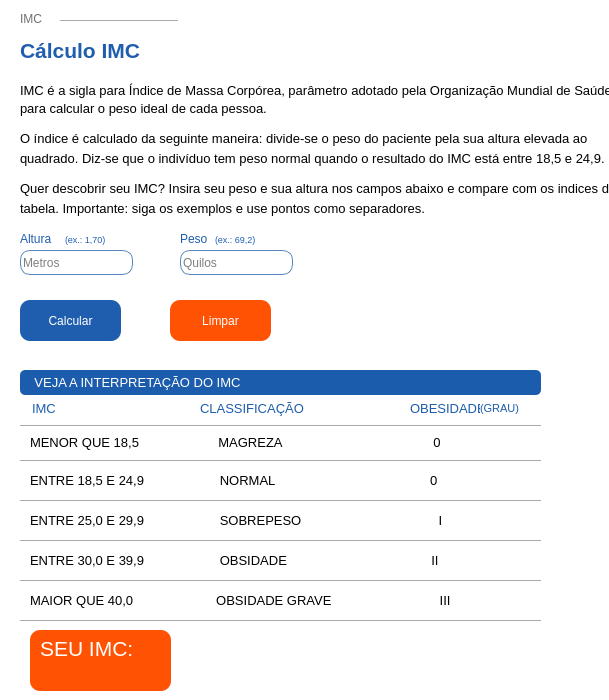
<?xml version="1.0" encoding="UTF-8"?>
<ui version="4.0">
 <class>MainWindow</class>
 <widget class="QMainWindow" name="MainWindow">
  <property name="geometry">
   <rect>
    <x>0</x>
    <y>0</y>
    <width>609</width>
    <height>700</height>
   </rect>
  </property>
  <property name="acceptDrops">
   <bool>false</bool>
  </property>
  <property name="windowTitle">
   <string>Calculadora IMC</string>
  </property>
  <property name="autoFillBackground">
   <bool>false</bool>
  </property>
  <widget class="QWidget" name="centralwidget">
   <property name="enabled">
    <bool>true</bool>
   </property>
   <property name="mouseTracking">
    <bool>true</bool>
   </property>
   <property name="acceptDrops">
    <bool>true</bool>
   </property>
   <property name="autoFillBackground">
    <bool>true</bool>
   </property>
   <layout class="QGridLayout" name="gridLayout">
    <property name="leftMargin">
     <number>0</number>
    </property>
    <property name="topMargin">
     <number>0</number>
    </property>
    <property name="rightMargin">
     <number>0</number>
    </property>
    <property name="bottomMargin">
     <number>0</number>
    </property>
    <property name="spacing">
     <number>0</number>
    </property>
    <item row="0" column="0">
     <widget class="QFrame" name="frame">
      <property name="enabled">
       <bool>true</bool>
      </property>
      <property name="minimumSize">
       <size>
        <width>609</width>
        <height>0</height>
       </size>
      </property>
      <property name="maximumSize">
       <size>
        <width>609</width>
        <height>700</height>
       </size>
      </property>
      <property name="mouseTracking">
       <bool>true</bool>
      </property>
      <property name="contextMenuPolicy">
       <enum>Qt::DefaultContextMenu</enum>
      </property>
      <property name="acceptDrops">
       <bool>true</bool>
      </property>
      <property name="statusTip">
       <string/>
      </property>
      <property name="accessibleName">
       <string/>
      </property>
      <property name="autoFillBackground">
       <bool>false</bool>
      </property>
      <property name="styleSheet">
       <string notr="true">background-color: rgb(255, 255, 255);</string>
      </property>
      <property name="frameShape">
       <enum>QFrame::NoFrame</enum>
      </property>
      <property name="frameShadow">
       <enum>QFrame::Plain</enum>
      </property>
      <widget class="QLabel" name="label_2">
       <property name="geometry">
        <rect>
         <x>20</x>
         <y>10</y>
         <width>67</width>
         <height>17</height>
        </rect>
       </property>
       <property name="styleSheet">
        <string notr="true">color: rgb(112, 112, 112);</string>
       </property>
       <property name="text">
        <string>IMC</string>
       </property>
      </widget>
      <widget class="Line" name="line">
       <property name="geometry">
        <rect>
         <x>60</x>
         <y>20</y>
         <width>118</width>
         <height>3</height>
        </rect>
       </property>
       <property name="styleSheet">
        <string notr="true">color: rgb(112, 112, 112);</string>
       </property>
       <property name="orientation">
        <enum>Qt::Horizontal</enum>
       </property>
      </widget>
      <widget class="QLabel" name="label">
       <property name="geometry">
        <rect>
         <x>20</x>
         <y>80</y>
         <width>591</width>
         <height>20</height>
        </rect>
       </property>
       <property name="font">
        <font>
         <pointsize>10</pointsize>
        </font>
       </property>
       <property name="styleSheet">
        <string notr="true"/>
       </property>
       <property name="text">
        <string>IMC é a sigla para Índice de Massa Corpórea, parâmetro adotado pela Organização Mundial de Saúde </string>
       </property>
      </widget>
      <widget class="QLabel" name="label_3">
       <property name="geometry">
        <rect>
         <x>20</x>
         <y>100</y>
         <width>251</width>
         <height>17</height>
        </rect>
       </property>
       <property name="font">
        <font>
         <pointsize>10</pointsize>
        </font>
       </property>
       <property name="styleSheet">
        <string notr="true"/>
       </property>
       <property name="text">
        <string>para calcular o peso ideal de cada pessoa.</string>
       </property>
      </widget>
      <widget class="QLabel" name="label_4">
       <property name="geometry">
        <rect>
         <x>20</x>
         <y>40</y>
         <width>131</width>
         <height>21</height>
        </rect>
       </property>
       <property name="font">
        <font>
         <pointsize>16</pointsize>
         <weight>75</weight>
         <bold>true</bold>
        </font>
       </property>
       <property name="styleSheet">
        <string notr="true">color: rgb(31, 94, 175);</string>
       </property>
       <property name="text">
        <string>Cálculo IMC</string>
       </property>
      </widget>
      <widget class="QLabel" name="label_5">
       <property name="geometry">
        <rect>
         <x>20</x>
         <y>130</y>
         <width>571</width>
         <height>17</height>
        </rect>
       </property>
       <property name="font">
        <font>
         <pointsize>10</pointsize>
        </font>
       </property>
       <property name="styleSheet">
        <string notr="true"/>
       </property>
       <property name="text">
        <string>O índice é calculado da seguinte maneira: divide-se o peso do paciente pela sua altura elevada ao</string>
       </property>
      </widget>
      <widget class="QLabel" name="label_6">
       <property name="geometry">
        <rect>
         <x>20</x>
         <y>150</y>
         <width>591</width>
         <height>17</height>
        </rect>
       </property>
       <property name="font">
        <font>
         <pointsize>10</pointsize>
        </font>
       </property>
       <property name="styleSheet">
        <string notr="true"/>
       </property>
       <property name="text">
        <string>quadrado. Diz-se que o indivíduo tem peso normal quando o resultado do IMC está entre 18,5 e 24,9.</string>
       </property>
      </widget>
      <widget class="QLabel" name="label_8">
       <property name="geometry">
        <rect>
         <x>20</x>
         <y>180</y>
         <width>591</width>
         <height>17</height>
        </rect>
       </property>
       <property name="font">
        <font>
         <pointsize>10</pointsize>
        </font>
       </property>
       <property name="styleSheet">
        <string notr="true"/>
       </property>
       <property name="text">
        <string>Quer descobrir seu IMC? Insira seu peso e sua altura nos campos abaixo e compare com os indices da</string>
       </property>
      </widget>
      <widget class="QLabel" name="label_9">
       <property name="geometry">
        <rect>
         <x>20</x>
         <y>200</y>
         <width>421</width>
         <height>16</height>
        </rect>
       </property>
       <property name="font">
        <font>
         <pointsize>10</pointsize>
        </font>
       </property>
       <property name="styleSheet">
        <string notr="true"/>
       </property>
       <property name="text">
        <string>tabela. Importante: siga os exemplos e use pontos como separadores.</string>
       </property>
      </widget>
      <widget class="QLabel" name="label_7">
       <property name="geometry">
        <rect>
         <x>20</x>
         <y>230</y>
         <width>41</width>
         <height>17</height>
        </rect>
       </property>
       <property name="styleSheet">
        <string notr="true">color: rgba(31,94,175,255);</string>
       </property>
       <property name="text">
        <string>Altura</string>
       </property>
      </widget>
      <widget class="QLabel" name="label_10">
       <property name="geometry">
        <rect>
         <x>65</x>
         <y>231</y>
         <width>41</width>
         <height>17</height>
        </rect>
       </property>
       <property name="font">
        <font>
         <pointsize>7</pointsize>
        </font>
       </property>
       <property name="styleSheet">
        <string notr="true">color: rgba(31,94,175,255);</string>
       </property>
       <property name="text">
        <string>(ex.: 1,70)</string>
       </property>
      </widget>
      <widget class="QLabel" name="label_11">
       <property name="geometry">
        <rect>
         <x>180</x>
         <y>230</y>
         <width>41</width>
         <height>17</height>
        </rect>
       </property>
       <property name="styleSheet">
        <string notr="true">color: rgba(31,94,175,255);</string>
       </property>
       <property name="text">
        <string>Peso</string>
       </property>
      </widget>
      <widget class="QLabel" name="label_12">
       <property name="geometry">
        <rect>
         <x>215</x>
         <y>231</y>
         <width>41</width>
         <height>17</height>
        </rect>
       </property>
       <property name="font">
        <font>
         <pointsize>7</pointsize>
        </font>
       </property>
       <property name="styleSheet">
        <string notr="true">color: rgba(31,94,175,255);</string>
       </property>
       <property name="text">
        <string>(ex.: 69,2)</string>
       </property>
      </widget>
      <widget class="QPushButton" name="BtnCalcular">
       <property name="geometry">
        <rect>
         <x>20</x>
         <y>300</y>
         <width>101</width>
         <height>41</height>
        </rect>
       </property>
       <property name="mouseTracking">
        <bool>true</bool>
       </property>
       <property name="acceptDrops">
        <bool>true</bool>
       </property>
       <property name="layoutDirection">
        <enum>Qt::RightToLeft</enum>
       </property>
       <property name="autoFillBackground">
        <bool>false</bool>
       </property>
       <property name="styleSheet">
        <string notr="true">#BtnCalcular{
	background-color:#1f5eaf;
	color: #fff;
 	border-radius:10px;
}</string>
       </property>
       <property name="text">
        <string>Calcular</string>
       </property>
       <property name="icon">
        <iconset>
         <normaloff>icons8-divisa-para-cima-90 (1).png</normaloff>
         <normalon>icons8-divisa-para-cima-24.png</normalon>icons8-divisa-para-cima-90 (1).png</iconset>
       </property>
       <property name="checkable">
        <bool>false</bool>
       </property>
       <property name="autoRepeat">
        <bool>false</bool>
       </property>
       <property name="autoExclusive">
        <bool>false</bool>
       </property>
      </widget>
      <widget class="QPushButton" name="BtnLimpar">
       <property name="geometry">
        <rect>
         <x>170</x>
         <y>300</y>
         <width>101</width>
         <height>41</height>
        </rect>
       </property>
       <property name="mouseTracking">
        <bool>true</bool>
       </property>
       <property name="acceptDrops">
        <bool>true</bool>
       </property>
       <property name="layoutDirection">
        <enum>Qt::RightToLeft</enum>
       </property>
       <property name="styleSheet">
        <string notr="true">#BtnLimpar{
	background-color:#ff5202;
	color: #fff;
 	border-radius:10px;
}</string>
       </property>
       <property name="text">
        <string>Limpar</string>
       </property>
       <property name="icon">
        <iconset>
         <normaloff>icons8-divisa-para-cima-90 (1).png</normaloff>
         <normalon>icons8-divisa-para-cima-24.png</normalon>icons8-divisa-para-cima-90 (1).png</iconset>
       </property>
      </widget>
      <widget class="QLabel" name="Lfundo">
       <property name="geometry">
        <rect>
         <x>20</x>
         <y>370</y>
         <width>521</width>
         <height>25</height>
        </rect>
       </property>
       <property name="font">
        <font>
         <pointsize>10</pointsize>
        </font>
       </property>
       <property name="styleSheet">
        <string notr="true">#Lfundo{
	background-color: #1c5cac;
	color: #fff;
	border-radius:5px;
}</string>
       </property>
       <property name="text">
        <string>    VEJA A INTERPRETAÇÃO DO IMC</string>
       </property>
      </widget>
      <widget class="Line" name="line_2">
       <property name="geometry">
        <rect>
         <x>20</x>
         <y>425</y>
         <width>521</width>
         <height>3</height>
        </rect>
       </property>
       <property name="orientation">
        <enum>Qt::Horizontal</enum>
       </property>
      </widget>
      <widget class="Line" name="line_3">
       <property name="geometry">
        <rect>
         <x>20</x>
         <y>460</y>
         <width>521</width>
         <height>3</height>
        </rect>
       </property>
       <property name="orientation">
        <enum>Qt::Horizontal</enum>
       </property>
      </widget>
      <widget class="QLabel" name="label_13">
       <property name="geometry">
        <rect>
         <x>32</x>
         <y>400</y>
         <width>31</width>
         <height>17</height>
        </rect>
       </property>
       <property name="font">
        <font>
         <pointsize>10</pointsize>
        </font>
       </property>
       <property name="styleSheet">
        <string notr="true">color: #1c5cac;</string>
       </property>
       <property name="text">
        <string>IMC</string>
       </property>
      </widget>
      <widget class="QLabel" name="label_14">
       <property name="geometry">
        <rect>
         <x>200</x>
         <y>400</y>
         <width>111</width>
         <height>17</height>
        </rect>
       </property>
       <property name="font">
        <font>
         <pointsize>10</pointsize>
        </font>
       </property>
       <property name="styleSheet">
        <string notr="true">color: #1c5cac;</string>
       </property>
       <property name="text">
        <string>CLASSIFICAÇÃO</string>
       </property>
      </widget>
      <widget class="QLabel" name="label_15">
       <property name="geometry">
        <rect>
         <x>410</x>
         <y>400</y>
         <width>71</width>
         <height>17</height>
        </rect>
       </property>
       <property name="font">
        <font>
         <pointsize>10</pointsize>
        </font>
       </property>
       <property name="styleSheet">
        <string notr="true">color: #1c5cac;</string>
       </property>
       <property name="text">
        <string>OBESIDADE</string>
       </property>
      </widget>
      <widget class="Line" name="line_4">
       <property name="geometry">
        <rect>
         <x>20</x>
         <y>500</y>
         <width>521</width>
         <height>3</height>
        </rect>
       </property>
       <property name="orientation">
        <enum>Qt::Horizontal</enum>
       </property>
      </widget>
      <widget class="Line" name="line_5">
       <property name="geometry">
        <rect>
         <x>20</x>
         <y>540</y>
         <width>521</width>
         <height>3</height>
        </rect>
       </property>
       <property name="orientation">
        <enum>Qt::Horizontal</enum>
       </property>
      </widget>
      <widget class="Line" name="line_6">
       <property name="geometry">
        <rect>
         <x>20</x>
         <y>580</y>
         <width>521</width>
         <height>3</height>
        </rect>
       </property>
       <property name="orientation">
        <enum>Qt::Horizontal</enum>
       </property>
      </widget>
      <widget class="Line" name="line_7">
       <property name="geometry">
        <rect>
         <x>20</x>
         <y>620</y>
         <width>521</width>
         <height>3</height>
        </rect>
       </property>
       <property name="orientation">
        <enum>Qt::Horizontal</enum>
       </property>
      </widget>
      <widget class="QLineEdit" name="LeAltura">
       <property name="enabled">
        <bool>true</bool>
       </property>
       <property name="geometry">
        <rect>
         <x>20</x>
         <y>250</y>
         <width>113</width>
         <height>25</height>
        </rect>
       </property>
       <property name="styleSheet">
        <string notr="true">#LeAltura{
	background-color:#fff;
	border-radius:10px;	
	border: 1px solid #5786c3;
}</string>
       </property>
       <property name="text">
        <string/>
       </property>
       <property name="placeholderText">
        <string>Metros</string>
       </property>
      </widget>
      <widget class="QLineEdit" name="LePeso">
       <property name="geometry">
        <rect>
         <x>180</x>
         <y>250</y>
         <width>113</width>
         <height>25</height>
        </rect>
       </property>
       <property name="autoFillBackground">
        <bool>false</bool>
       </property>
       <property name="styleSheet">
        <string notr="true">#LePeso{
	border-radius:10px;
	border: 1px solid #5786c3;
}</string>
       </property>
       <property name="placeholderText">
        <string>Quilos</string>
       </property>
      </widget>
      <widget class="QLabel" name="LblMenorque18">
       <property name="geometry">
        <rect>
         <x>30</x>
         <y>426</y>
         <width>491</width>
         <height>33</height>
        </rect>
       </property>
       <property name="font">
        <font>
         <pointsize>10</pointsize>
        </font>
       </property>
       <property name="styleSheet">
        <string notr="true"/>
       </property>
       <property name="text">
        <string>MENOR QUE 18,5                      MAGREZA                                          0</string>
       </property>
      </widget>
      <widget class="QLabel" name="LblEntre18e24">
       <property name="geometry">
        <rect>
         <x>30</x>
         <y>461</y>
         <width>491</width>
         <height>38</height>
        </rect>
       </property>
       <property name="font">
        <font>
         <pointsize>10</pointsize>
        </font>
       </property>
       <property name="styleSheet">
        <string notr="true"/>
       </property>
       <property name="text">
        <string>ENTRE 18,5 E 24,9                     NORMAL                                           0</string>
       </property>
      </widget>
      <widget class="QLabel" name="LblEntre25e29">
       <property name="geometry">
        <rect>
         <x>30</x>
         <y>502</y>
         <width>491</width>
         <height>37</height>
        </rect>
       </property>
       <property name="font">
        <font>
         <pointsize>10</pointsize>
        </font>
       </property>
       <property name="styleSheet">
        <string notr="true"/>
       </property>
       <property name="text">
        <string>ENTRE 25,0 E 29,9                     SOBREPESO                                      I</string>
       </property>
      </widget>
      <widget class="QLabel" name="LblEntre30e39">
       <property name="geometry">
        <rect>
         <x>30</x>
         <y>542</y>
         <width>491</width>
         <height>37</height>
        </rect>
       </property>
       <property name="font">
        <font>
         <pointsize>10</pointsize>
        </font>
       </property>
       <property name="styleSheet">
        <string notr="true"/>
       </property>
       <property name="text">
        <string>ENTRE 30,0 E 39,9                     OBSIDADE                                        II</string>
       </property>
      </widget>
      <widget class="QLabel" name="LblMaiorque40">
       <property name="geometry">
        <rect>
         <x>30</x>
         <y>582</y>
         <width>491</width>
         <height>37</height>
        </rect>
       </property>
       <property name="font">
        <font>
         <pointsize>10</pointsize>
        </font>
       </property>
       <property name="styleSheet">
        <string notr="true"/>
       </property>
       <property name="text">
        <string>MAIOR QUE 40,0                       OBSIDADE GRAVE                              III</string>
       </property>
      </widget>
      <widget class="QLabel" name="imcres">
       <property name="geometry">
        <rect>
         <x>30</x>
         <y>630</y>
         <width>141</width>
         <height>61</height>
        </rect>
       </property>
       <property name="font">
        <font>
         <pointsize>16</pointsize>
         <kerning>true</kerning>
        </font>
       </property>
       <property name="styleSheet">
        <string notr="true">#imcres{
	background-color:#ff5202;
	color: #fff;
 	border-radius:10px;
}</string>
       </property>
       <property name="text">
        <string/>
       </property>
      </widget>
      <widget class="QLabel" name="label_16">
       <property name="geometry">
        <rect>
         <x>40</x>
         <y>640</y>
         <width>101</width>
         <height>17</height>
        </rect>
       </property>
       <property name="font">
        <font>
         <pointsize>16</pointsize>
        </font>
       </property>
       <property name="styleSheet">
        <string notr="true">background-color: rgba(255, 255, 255, 0);
color: rgb(255, 255, 255);</string>
       </property>
       <property name="text">
        <string>SEU IMC:</string>
       </property>
      </widget>
      <widget class="QLabel" name="LblResposta">
       <property name="geometry">
        <rect>
         <x>40</x>
         <y>660</y>
         <width>101</width>
         <height>17</height>
        </rect>
       </property>
       <property name="font">
        <font>
         <pointsize>16</pointsize>
         <weight>75</weight>
         <bold>true</bold>
        </font>
       </property>
       <property name="styleSheet">
        <string notr="true">color: rgb(255, 255, 255);
background-color: rgba(255, 255, 255, 0);</string>
       </property>
       <property name="text">
        <string/>
       </property>
      </widget>
      <widget class="QLabel" name="label_17">
       <property name="geometry">
        <rect>
         <x>480</x>
         <y>400</y>
         <width>41</width>
         <height>17</height>
        </rect>
       </property>
       <property name="font">
        <font>
         <pointsize>8</pointsize>
        </font>
       </property>
       <property name="styleSheet">
        <string notr="true">color: #1c5cac;</string>
       </property>
       <property name="text">
        <string>(GRAU)</string>
       </property>
      </widget>
     </widget>
    </item>
   </layout>
  </widget>
 </widget>
 <resources/>
 <connections/>
</ui>
